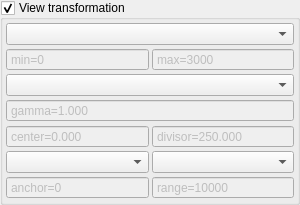
     <widget class="QGroupBox" name="groupBox_VisTrafo">
      <property name="enabled">
       <bool>true</bool>
      </property>
      <property name="sizePolicy">
       <sizepolicy hsizetype="Preferred" vsizetype="Maximum">
        <horstretch>0</horstretch>
        <verstretch>0</verstretch>
       </sizepolicy>
      </property>
      <property name="minimumSize">
       <size>
        <width>300</width>
        <height>0</height>
       </size>
      </property>
      <property name="maximumSize">
       <size>
        <width>300</width>
        <height>16777215</height>
       </size>
      </property>
      <property name="title">
       <string>View transformation</string>
      </property>
      <property name="checkable">
       <bool>true</bool>
      </property>
      <property name="checked">
       <bool>true</bool>
      </property>
      <layout class="QGridLayout" name="gridLayout_8">
       <property name="leftMargin">
        <number>3</number>
       </property>
       <property name="topMargin">
        <number>3</number>
       </property>
       <property name="rightMargin">
        <number>3</number>
       </property>
       <property name="bottomMargin">
        <number>3</number>
       </property>
       <property name="spacing">
        <number>3</number>
       </property>
       <item row="1" column="2" colspan="2">
        <widget class="QDoubleSpinBox" name="doubleSpinBox_VisTrafo_CropMax">
         <property name="enabled">
          <bool>false</bool>
         </property>
         <property name="buttonSymbols">
          <enum>QAbstractSpinBox::NoButtons</enum>
         </property>
         <property name="prefix">
          <string>max=</string>
         </property>
         <property name="decimals">
          <number>0</number>
         </property>
         <property name="maximum">
          <double>65535.000000000000000</double>
         </property>
         <property name="singleStep">
          <double>250.000000000000000</double>
         </property>
         <property name="value">
          <double>3000.000000000000000</double>
         </property>
        </widget>
       </item>
       <item row="6" column="0" colspan="2">
        <widget class="QDoubleSpinBox" name="doubleSpinBox_VisTrafo_Anchor">
         <property name="enabled">
          <bool>false</bool>
         </property>
         <property name="buttonSymbols">
          <enum>QAbstractSpinBox::NoButtons</enum>
         </property>
         <property name="prefix">
          <string>anchor=</string>
         </property>
         <property name="decimals">
          <number>0</number>
         </property>
         <property name="maximum">
          <double>65535.000000000000000</double>
         </property>
        </widget>
       </item>
       <item row="5" column="2" colspan="2">
        <widget class="QComboBox" name="comboBox_VisTrafo_RangeMode"/>
       </item>
       <item row="5" column="0" colspan="2">
        <widget class="QComboBox" name="comboBox_VisTrafo_AnchorMode"/>
       </item>
       <item row="3" column="0" colspan="4">
        <widget class="QDoubleSpinBox" name="doubleSpinBox_VisTrafo_Gamma">
         <property name="enabled">
          <bool>false</bool>
         </property>
         <property name="buttonSymbols">
          <enum>QAbstractSpinBox::NoButtons</enum>
         </property>
         <property name="prefix">
          <string>gamma=</string>
         </property>
         <property name="decimals">
          <number>3</number>
         </property>
         <property name="minimum">
          <double>0.001000000000000</double>
         </property>
         <property name="singleStep">
          <double>0.010000000000000</double>
         </property>
         <property name="value">
          <double>1.000000000000000</double>
         </property>
        </widget>
       </item>
       <item row="4" column="2" colspan="2">
        <widget class="QDoubleSpinBox" name="doubleSpinBox_VisTrafo_LogDivisor">
         <property name="enabled">
          <bool>false</bool>
         </property>
         <property name="buttonSymbols">
          <enum>QAbstractSpinBox::NoButtons</enum>
         </property>
         <property name="prefix">
          <string>divisor=</string>
         </property>
         <property name="decimals">
          <number>3</number>
         </property>
         <property name="minimum">
          <double>0.001000000000000</double>
         </property>
         <property name="maximum">
          <double>1000000.000000000000000</double>
         </property>
         <property name="singleStep">
          <double>1.000000000000000</double>
         </property>
         <property name="value">
          <double>250.000000000000000</double>
         </property>
        </widget>
       </item>
       <item row="6" column="2" colspan="2">
        <widget class="QDoubleSpinBox" name="doubleSpinBox_VisTrafo_Range">
         <property name="enabled">
          <bool>false</bool>
         </property>
         <property name="buttonSymbols">
          <enum>QAbstractSpinBox::NoButtons</enum>
         </property>
         <property name="prefix">
          <string>range=</string>
         </property>
         <property name="decimals">
          <number>0</number>
         </property>
         <property name="maximum">
          <double>65536.000000000000000</double>
         </property>
         <property name="value">
          <double>10000.000000000000000</double>
         </property>
        </widget>
       </item>
       <item row="2" column="0" colspan="4">
        <widget class="QComboBox" name="comboBox_VisTrafo_TransformationMode"/>
       </item>
       <item row="1" column="0" colspan="2">
        <widget class="QDoubleSpinBox" name="doubleSpinBox_VisTrafo_CropMin">
         <property name="enabled">
          <bool>false</bool>
         </property>
         <property name="buttonSymbols">
          <enum>QAbstractSpinBox::NoButtons</enum>
         </property>
         <property name="prefix">
          <string>min=</string>
         </property>
         <property name="decimals">
          <number>0</number>
         </property>
         <property name="maximum">
          <double>65535.000000000000000</double>
         </property>
        </widget>
       </item>
       <item row="0" column="0" colspan="4">
        <widget class="QComboBox" name="comboBox_VisTrafo_CropMode"/>
       </item>
       <item row="4" column="0" colspan="2">
        <widget class="QDoubleSpinBox" name="doubleSpinBox_VisTrafo_LogCenter">
         <property name="enabled">
          <bool>false</bool>
         </property>
         <property name="buttonSymbols">
          <enum>QAbstractSpinBox::NoButtons</enum>
         </property>
         <property name="prefix">
          <string>center=</string>
         </property>
         <property name="decimals">
          <number>3</number>
         </property>
         <property name="minimum">
          <double>-100000000000000003502199685943161173046080317798311825604870144.000000000000000</double>
         </property>
         <property name="maximum">
          <double>10000000000000000725314363815292351261583744096465219555182101554790400.000000000000000</double>
         </property>
        </widget>
       </item>
      </layout>
     </widget>
